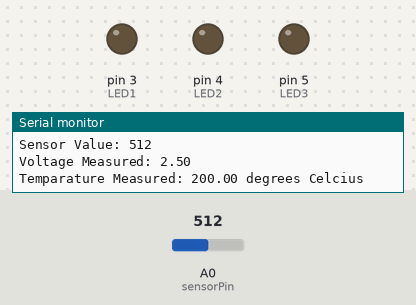
Bench run of a sketch on a simulated Arduino Uno, built with avr-gcc and run on an emulated ATmega328P. Shown: output pins drawn as LEDs (lit = HIGH), the last lines printed to the serial monitor. The test bench sets the inputs (shaded band); at power-on: A0 (sensorPin) = 512.

Above: at 6.2 s.
6.3 s: A0 (sensorPin) set to 515
At 8.0 s:
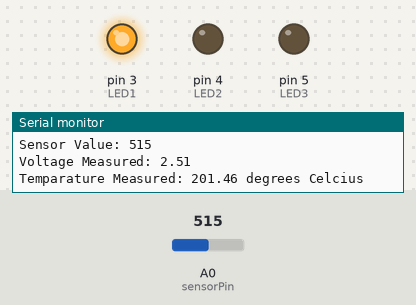
8.6 s: A0 (sensorPin) set to 716
At 10.0 s:
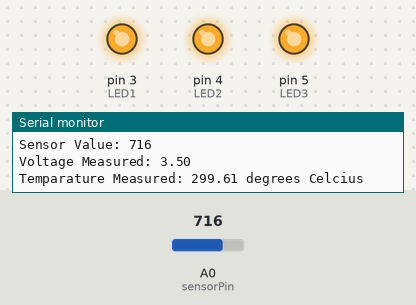
Timing chart, 0 to 11.6 s (numbered marks = the images above; inputs shaded):
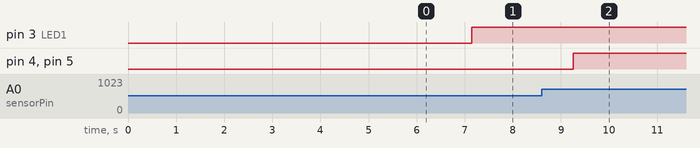

Measured:
- the behaviour switches between 514 and 515 on A0 (sensorPin) (found by bisection; images 0 and 1)
- after the input at 6.3 s, pin 3 (LED1): LOW → HIGH after 0.84 s
- after the input at 8.6 s, pin 4 (LED2), pin 5 (LED3): LOW → HIGH after 0.65 s

The sketch:

temp_meter.ino
```cpp
//intializing pins
const int sensorPin = A0;
const int LED1 = 3;
const int LED2 = 4;
const int LED3 = 5;

//initializing calibration variables
int sensorVal = 0;
int sensorMin = 1023;
int sensorMax = 0;
float baselineVolt = 0;
float baselineTemp = 0;

void setup() {
  // put your setup code here, to run once:
  Serial.begin(9600); //open a serial port

  // calibrating sensor to get min and max sensor values
  while (millis() < 5000) {
    sensorVal = analogRead(sensorPin);

    //record maximum sensor value
    if (sensorVal > sensorMax) {
      sensorMax = sensorVal;
      }
    }
    //record minimum sensor value
    if (sensorVal < sensorMin) {
      sensorMin = sensorVal;
      }

  // calculating baseline temperature using max sensor value
  baselineVolt = (sensorMax/1024.0)*5.0;
  baselineTemp = 100.0*baselineVolt-50.0;
  Serial.print(" The baseline temp is: ");
  Serial.println(baselineTemp);
  Serial.println("");

  // setting LED pins as outputs
  pinMode(LED1, OUTPUT);
  pinMode(LED2, OUTPUT);
  pinMode(LED3, OUTPUT);

}


void loop() {
  // put your main code here, to run repeatedly:
  sensorVal = analogRead(sensorPin);
  float voltage = (sensorVal/1024.0)*5.0;
  float temp = 100.0*voltage-50.0;

  Serial.print("Sensor Value: ");
  Serial.println(sensorVal);
  Serial.print("Voltage Measured: ");
  Serial.println(voltage);
  Serial.print("Temparature Measured: ");
  Serial.print(temp);
  Serial.println(" degrees Celcius");
  Serial.println("");

  delay(500);

  if ( temp >= baselineTemp + 1 ) {
    digitalWrite(LED1,HIGH);
    if ( temp >= baselineTemp + 2 ){
      digitalWrite(LED2,HIGH);
      if ( temp >= baselineTemp + 3 ){
        digitalWrite(LED3,HIGH);
        }
      }
    }
}
```
